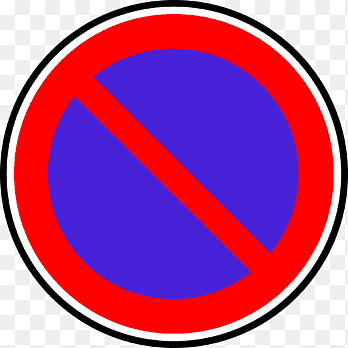
#> input picture sign_templates/caigiday.png, 348 x 348 px
$ jupyter execute processing.ipynb
#> lines starting #> are read from the running program, lines starting #| are printed output that depends on the picture; after the words box and inside, x2 and y2 are one past the last pixel; in counts of white or black regions, pixels touching at a corner belong together; pictures that were not available may be replaced by others from this repository, and a replacement may not be noted
[cell 1]
import cv2
import numpy as np
import os
import matplotlib as plt

[cell 2]
# Dictionary to store template images
SIGN_TEMPLATES = {}

[cell 3]
# Dictionary to map template sign names to new names
SIGN_NAME_MAPPING = {
    "camnguocchieu": "Wrong way",
    "wrongway": "Wrong way",
    "huongdi1": "Keep right",
    "keepright": "Keep right",
    "no_left": "No left turn",
    "noleftturn":"No left turn",
    "camdungxe": "No parking",
    "noparking": "No parking",
    "children": "Children",
    "slow": "Slow",
    "nostopandparking": "No stopping and parking",
    "camdungxedonha":"No parking",
    "camdungxe":"No parking"
}

[cell 4]
def load_templates(template_dir='sign_templates'):
    """Load template images from directory"""
    for filename in os.listdir(template_dir):
        if filename.endswith(('.png', '.jpg')):
            sign_name = os.path.splitext(filename)[0]
            template_path = os.path.join(template_dir, filename)
            template = cv2.imread(template_path)
            SIGN_TEMPLATES[sign_name] = template

[cell 5]
def match_template(roi, template, target_size=(100, 100)):
    """Compare ROI with template using template matching"""
    # Resize both images to same size
    roi_resized = cv2.resize(roi, target_size)
    template_resized = cv2.resize(template, target_size)

    # Convert both to grayscale
    roi_gray = cv2.cvtColor(roi_resized, cv2.COLOR_BGR2GRAY)
    template_gray = cv2.cvtColor(template_resized, cv2.COLOR_BGR2GRAY)

    # Template matching
    result = cv2.matchTemplate(roi_gray, template_gray, cv2.TM_CCOEFF_NORMED)
    return np.max(result)

[cell 6]
def detect_traffic_signs(frame):
    # Convert to HSV
    hsv = cv2.cvtColor(frame, cv2.COLOR_BGR2HSV)

    # Define color ranges
    # Single red range
    lower_red = np.array([150, 50, 50])  # Lower bound of red
    upper_red = np.array([180, 255, 255])  # Upper bound of red
    # Single blue range
    lower_blue = np.array([90, 120, 100])  # Lower bound of blue
    upper_blue = np.array([130, 255, 255])  # Upper bound of blue
    # Yellow range
    lower_yellow = np.array([0, 120, 0])  # Lower bound of yellow
    upper_yellow = np.array([30, 255, 255])  # Upper bound of yellow

    # Create red, blue, and yellow masks
    red_mask = cv2.inRange(hsv, lower_red, upper_red)
    blue_mask = cv2.inRange(hsv, lower_blue, upper_blue)
    yellow_mask = cv2.inRange(hsv, lower_yellow, upper_yellow)

    # Combine the red, blue, and yellow masks
    combined_mask = cv2.bitwise_or(red_mask, blue_mask)
    combined_mask = cv2.bitwise_or(combined_mask, yellow_mask)

    # Noise removal (Morphological operations)
    kernel = np.ones((3, 3), np.uint8)
    combined_mask = cv2.morphologyEx(combined_mask, cv2.MORPH_OPEN, kernel)
    combined_mask = cv2.morphologyEx(combined_mask, cv2.MORPH_CLOSE, kernel)

    # Find contours
    contours, _ = cv2.findContours(combined_mask, cv2.RETR_EXTERNAL, cv2.CHAIN_APPROX_SIMPLE)

    detected_signs = []

    for contour in contours:
        if cv2.contourArea(contour) > 500:
            x, y, w, h = cv2.boundingRect(contour)
            aspect_ratio = float(w) / h

            if 0.8 <= aspect_ratio <= 1.5:
                # Extract ROI
                roi = frame[y:y + h, x:x + w]

                # Get color type (Red, Blue, or Yellow)
                roi_hsv = cv2.cvtColor(roi, cv2.COLOR_BGR2HSV)
                red_pixels = cv2.countNonZero(cv2.inRange(roi_hsv, lower_red, upper_red))
                blue_pixels = cv2.countNonZero(cv2.inRange(roi_hsv, lower_blue, upper_blue))
                yellow_pixels = cv2.countNonZero(cv2.inRange(roi_hsv, lower_yellow, upper_yellow))

                # Determine the color type
                if red_pixels > max(blue_pixels, yellow_pixels):
                    color_type = "Red"
                elif blue_pixels > max(red_pixels, yellow_pixels):
                    color_type = "Blue"
                else:
                    color_type = "Yellow"

                # Template matching
                best_match = None
                best_score = 0

                for sign_name, template in SIGN_TEMPLATES.items():
                    score = match_template(roi, template)
                    if score > best_score and score > 0.55:
                        best_score = score
                        best_match = sign_name

                if best_match:
                    # Map the sign name to a custom name
                    new_sign_name = SIGN_NAME_MAPPING.get(best_match, best_match)  # If no mapping, use the original name
                    sign_info = f"{new_sign_name} ({color_type})"
                    detected_signs.append((x, y, w, h, sign_info))

    return detected_signs

[cell 7]
def process_video(video_path):
    # Load template images
#> called with video_path = 'video2.mp4'
    load_templates()
#> in load_templates, template is the input picture: shape (348, 348, 3); mean B, G, R 144.8, 80.8, 173.7

    cap = cv2.VideoCapture(video_path)

    frame_width = int(cap.get(cv2.CAP_PROP_FRAME_WIDTH))
#> frame_width = 233
    frame_height = int(cap.get(cv2.CAP_PROP_FRAME_HEIGHT))
#> frame_height = 233
    fps = int(cap.get(cv2.CAP_PROP_FPS))
#> fps = 30

    out = cv2.VideoWriter('output_video2.avi',
                         cv2.VideoWriter_fourcc(*'XVID'),
                         fps, (frame_width, frame_height))

    while cap.isOpened():
        ret, frame = cap.read()
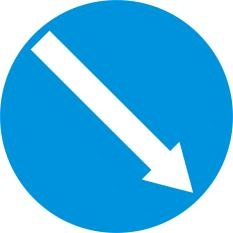
#> input picture sign_templates/huongdi1.jpg, 233 x 233 px, given in place of video2.mp4, which was not available
#> frame is the input picture: shape (233, 233, 3); mean B, G, R 230.2, 181.2, 81.9
        if not ret:
            break

        signs = detect_traffic_signs(frame)
#> in detect_traffic_signs, `hsv = cv2.cvtColor(frame, cv2.COLOR_BGR2HSV)`: hsv: shape (233, 233, 3); mean H, S, V 81.7, 172.6, 230.5
#> in detect_traffic_signs, `red_mask = cv2.inRange(hsv, lower_red, upper_red)`: red_mask: shape (233, 233); every value is 0
#> in detect_traffic_signs, `blue_mask = cv2.inRange(hsv, lower_blue, upper_blue)`:
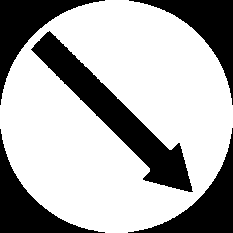
#> blue_mask: shape (233, 233); 67.8% white; 5 black regions, box (x1, y1, x2, y2) and area: (31, 31, 193, 192) 5786, (128, 128, 233, 233) 2929, (0, 0, 105, 105) 2928, (0, 129, 105, 233) 2922, (129, 0, 233, 105) 2921
#> in detect_traffic_signs, `combined_mask = cv2.morphologyEx(combined_mask, cv2.MORPH_CLOSE, kernel)`: combined_mask: shape (233, 233); 67.9% white; 5 black regions
#> in detect_traffic_signs, `contours, _ = cv2.findContours(combined_mask, cv2.RETR_EXTERNAL, cv2.C..`: contours = 1 contour; box (x1, y1, x2, y2) and area: (0, 0, 233, 233) 42304
#> the loop in detect_traffic_signs, `for contour in contours:` made 1 pass
#> (x, y, w, h, aspect_ratio, red_pixels, blue_pixels, yellow_pixels) on pass 1: (0, 0, 233, 233, 1, 0, 36803, 0)
#> pass 1, in match_template, `roi_resized = cv2.resize(roi, target_size)`:
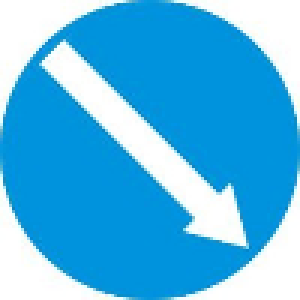
#> roi_resized: shape (100, 100, 3) (shown 3 times larger); mean B, G, R 230.1, 181.1, 81.9
#> pass 1, in match_template, `template_resized = cv2.resize(template, target_size)`:
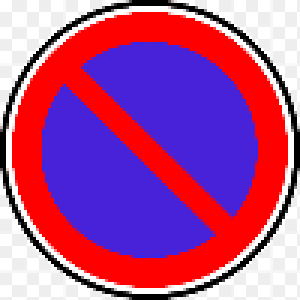
#> template_resized: shape (100, 100, 3) (shown 3 times larger); mean B, G, R 144.4, 80.4, 173.5
#> pass 1, in match_template, `roi_gray = cv2.cvtColor(roi_resized, cv2.COLOR_BGR2GRAY)`:
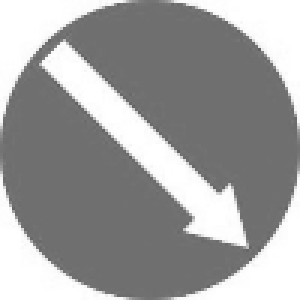
#> roi_gray: shape (100, 100) (shown 3 times larger); min 97, max 255, mean 156.8
#> pass 1, in match_template, `template_gray = cv2.cvtColor(template_resized, cv2.COLOR_BGR2GRAY)`:
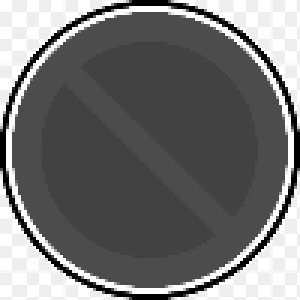
#> template_gray: shape (100, 100) (shown 3 times larger); min 0, max 255, mean 115.4
#> after the loop in detect_traffic_signs, `for contour in contours:`: detected_signs = [(0, 0, 233, 233, 'Keep right (Blue)')]
#> signs = [(0, 0, 233, 233, 'Keep right (Blue)')]

        for (x, y, w, h, sign_name) in signs:
            cv2.rectangle(frame, (x, y), (x+w, y+h), (0, 255, 0), 2)
            cv2.putText(frame, sign_name, (x, y-10),
                       cv2.FONT_HERSHEY_SIMPLEX, 0.9, (0, 0, 255), 2)
#> this loop made 1 pass
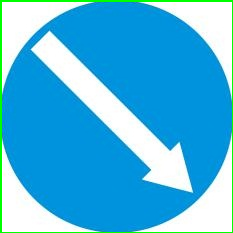
#> frame: shape (233, 233, 3); 2.56% of pixels changed, all inside (x1, y1, x2, y2) = (0, 0, 233, 233)


        cv2.putText(frame, "Student ID: 521H0129_521H0244_521H0320", (10, 30),
                    cv2.FONT_HERSHEY_SIMPLEX, 1,
                    (0, 255, 0), 2)
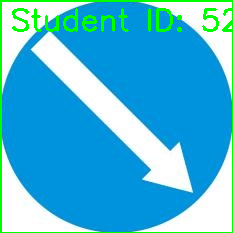
#> frame: shape (233, 233, 3); 2.69% of pixels changed, all inside (x1, y1, x2, y2) = (12, 8, 232, 32)

        cv2.imshow("Processed Video", frame)
        out.write(frame)

        if cv2.waitKey(1) & 0xFF == ord('q'):
#> (key q is pressed here)
            break

    cap.release()
    out.release()
    cv2.destroyAllWindows()

# Create directory structure
if not os.path.exists('sign_templates'):
    os.makedirs('sign_templates')

# Process video
process_video('video2.mp4')
